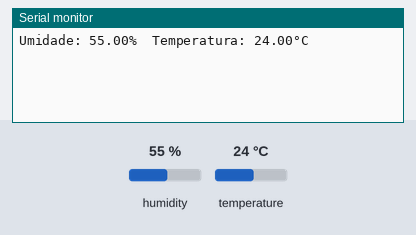
Simulated run of this sketch. Board: Arduino Uno, built with avr-gcc and run on an emulated ATmega328P. Shown: the last lines printed to the serial monitor. The inputs (shaded band) are chosen by the test bench; at power-on: humidity 55 %, temperature 24 °C.

Above: at 3.2 s.
3.3 s: humidity set to 22 %
At 5.4 s:
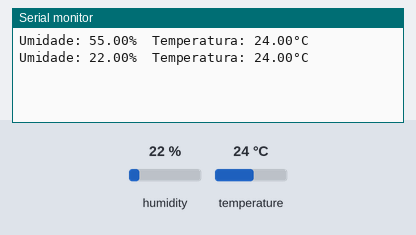
6.0 s: temperature set to 12 °C
At 6.6 s:
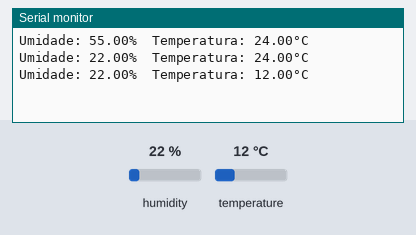
8.7 s: humidity set to 40 %
At 11.4 s:
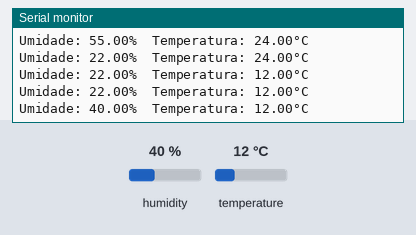
Timing chart, 0 to 12.9 s (numbered marks = the images above; inputs shaded):
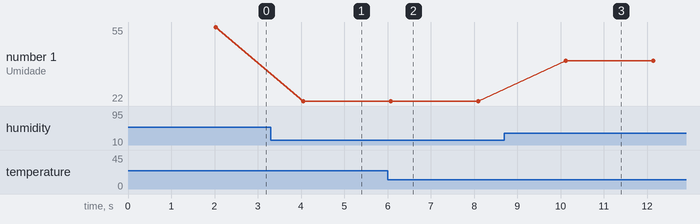

The sketch:

temperatura_umidade_ar_copy_20231126135717.ino
```cpp
#include <DHT.h>
#include <DHT_U.h>

#define pinoDHT11 7
#define temp 2000

DHT sensorDHT11(pinoDHT11, DHT11); // Corrigido aqui

void setup() {
  Serial.begin(9600);
  sensorDHT11.begin(); // Inicialize o sensor DHT
  delay(temp); // Corrigido aqui
}

void loop() {
  float umidade = sensorDHT11.readHumidity();
  float temperatura = sensorDHT11.readTemperature();

  // Verifica se a leitura falhou e sai do loop para tentar novamente.
  if (isnan(umidade) || isnan(temperatura)) {
    Serial.println("Falha na leitura do sensor DHT!");
    return;
  }

  Serial.print("Umidade: ");
  Serial.print(umidade);
  Serial.print("%\t");
  Serial.print("Temperatura: ");
  Serial.print(temperatura);
  Serial.println("°C");
  delay(temp); // Corrigido aqui
}
```

Measured:
- after the input at 3.3 s, the serial monitor: prints a new line after 0.75 s (image 1)
- after the input at 6.0 s, the serial monitor: prints a new line after 0.07 s (image 2)
- after the input at 8.7 s, the serial monitor: prints a new line after 1.4 s (image 3)
- plotted number 1: 55 → 22 after the input at 3.3 s, 22 → 40 after the input at 8.7 s
